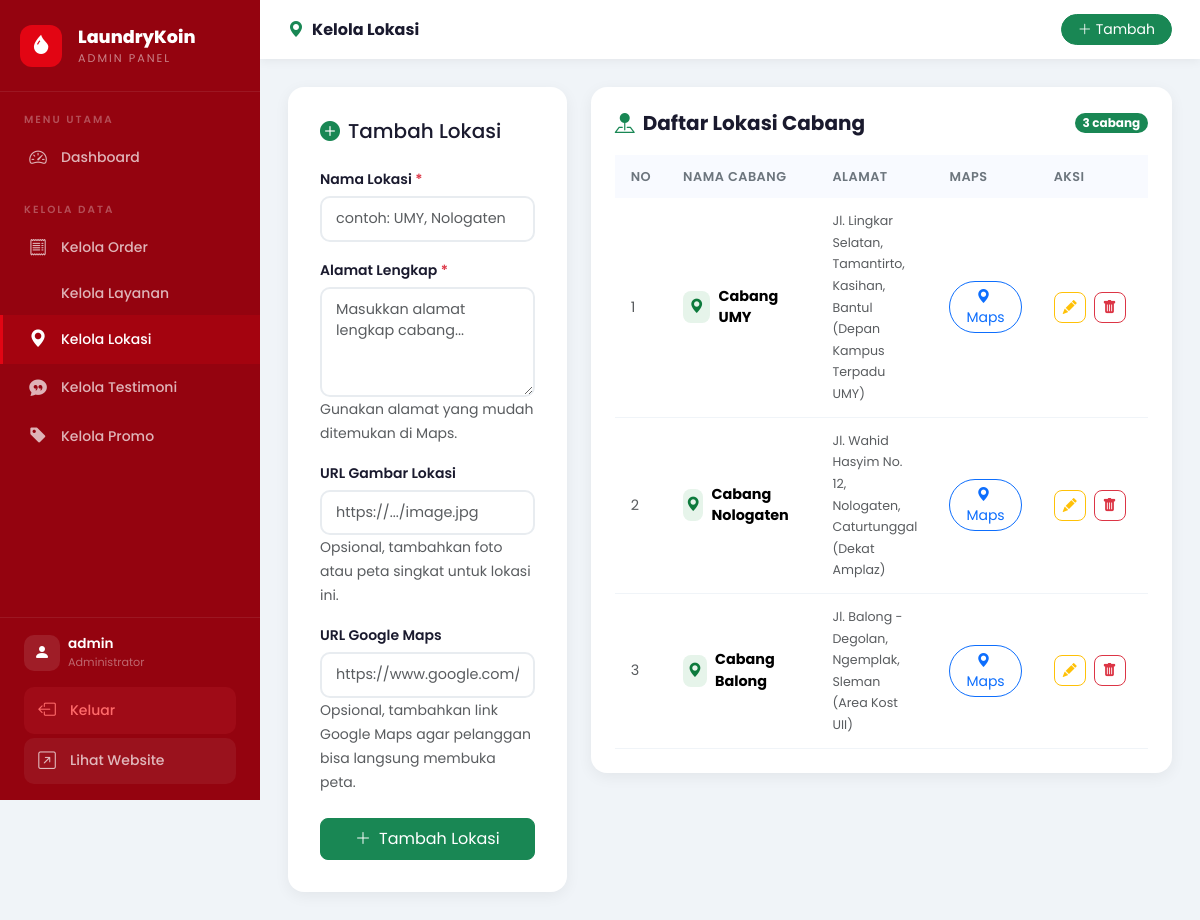
/admin/lokasi.php (signed in), run on the app's committed database.
### tables this page shows
CREATE TABLE `lokasi` (
  `id` INT UNSIGNED NOT NULL AUTO_INCREMENT,
  `nama_lokasi` VARCHAR(255) NOT NULL,
  `alamat` TEXT NOT NULL,
  `image_url` VARCHAR(255) DEFAULT NULL,
  `maps_url` VARCHAR(255) DEFAULT NULL,
  `latitude` DECIMAL(10,7) NOT NULL DEFAULT 0.0,
  `longitude` DECIMAL(10,7) NOT NULL DEFAULT 0.0,
  PRIMARY KEY (`id`)
);

### includes/koneksi.php (called while the page is built, shortened)
<?php
function query(mysqli $koneksi, string $sql)
{
    return mysqli_query($koneksi, $sql);
}

### admin/lokasi.php (the view, shortened to what this page needs)
<?php
require_once __DIR__ . '/../includes/koneksi.php';
$action   = $_GET['action'] ?? 'list';
$edit_data = null;
$all_lokasi = query($koneksi, "SELECT * FROM lokasi ORDER BY id ASC");
?>
<!DOCTYPE html>
<html lang="id">
<head>
    <link rel="stylesheet" href="https://cdn.jsdelivr.net/npm/bootstrap@5.3.2/dist/css/bootstrap.min.css">
    <link rel="stylesheet" href="https://cdn.jsdelivr.net/npm/bootstrap-icons@1.11.3/font/bootstrap-icons.min.css">
    <link rel="stylesheet" href="../assets/css/admin.css">
</head>
<body>
<?php include 'includes/sidebar.php'; ?>
<div class="main-wrapper">
    <div class="admin-topbar">
        <div class="d-flex align-items-center gap-3">
            <div class="topbar-title">
                <i class="bi bi-geo-alt-fill me-2 text-success"></i>Kelola Lokasi
            </div>
        </div>
        <div class="topbar-right">
            <a href="lokasi.php?action=tambah" class="btn btn-success btn-sm rounded-pill px-3">
                <i class="bi bi-plus-lg me-1"></i>Tambah
            </a>
        </div>
    </div>
    <div class="content-area">
        <div class="row g-4">
            <div class="col-lg-4">
                <div class="form-card">
                    <h5 class="fw-700 mb-4">
                        <?php if ($action === 'edit' && $edit_data): ?>
                        <i class="bi bi-pencil-fill text-warning me-2"></i>Edit Lokasi
                        <?php else: ?>
                        <i class="bi bi-plus-circle-fill text-success me-2"></i>Tambah Lokasi
                        <?php endif; ?>
                    </h5>
                    <form method="POST" action="lokasi.php">
                        <div class="mb-3">
                            <label class="form-label">Nama Lokasi <span class="text-danger">*</span></label>
                            <input type="text"
                                   name="nama_lokasi"
                                   class="form-control"
                                   placeholder="contoh: UMY, Nologaten"
                                   value="<?= htmlspecialchars($edit_data['nama_lokasi'] ?? '') ?>"
                                   required>
                        </div>
                        <div class="mb-3">
                            <label class="form-label">Alamat Lengkap <span class="text-danger">*</span></label>
                            <textarea name="alamat"
                                      class="form-control"
                                      rows="4"
                                      placeholder="Masukkan alamat lengkap cabang..."
                                      required><?= htmlspecialchars($edit_data['alamat'] ?? '') ?></textarea>
                            <small class="text-muted">Gunakan alamat yang mudah ditemukan di Maps.</small>
                        </div>
                        <div class="mb-3">
                            <label class="form-label">URL Gambar Lokasi</label>
                            <input type="url"
                                   name="image_url"
                                   class="form-control"
                                   placeholder="https://.../image.jpg"
                                   value="<?= htmlspecialchars($edit_data['image_url'] ?? '') ?>">
                            <small class="text-muted">Opsional, tambahkan foto atau peta singkat untuk lokasi ini.</small>
                        </div>
                        <div class="mb-4">
                            <label class="form-label">URL Google Maps</label>
                            <input type="url"
                                   name="maps_url"
                                   class="form-control"
                                   placeholder="https://www.google.com/maps/..."
                                   value="<?= htmlspecialchars($edit_data['maps_url'] ?? '') ?>">
                            <small class="text-muted">Opsional, tambahkan link Google Maps agar pelanggan bisa langsung membuka peta.</small>
                        </div>
                        <div class="d-grid gap-2">
                            <button type="submit" class="btn btn-success rounded-3 py-2 fw-600">
                                <?php if ($action === 'edit'): ?>
                                <i class="bi bi-save me-2"></i>Simpan Perubahan
                                <?php else: ?>
                                <i class="bi bi-plus-lg me-2"></i>Tambah Lokasi
                                <?php endif; ?>
                            </button>
                        </div>
                    </form>
                </div>
            </div>
            <div class="col-lg-8">
                <div class="data-table-wrap">
                    <div class="table-header">
                        <h5><i class="bi bi-pin-map-fill me-2 text-success"></i>Daftar Lokasi Cabang</h5>
                        <span class="badge bg-success rounded-pill">
                            <?= $all_lokasi ? mysqli_num_rows($all_lokasi) : 0 ?> cabang
                        </span>
                    </div>
                    <div class="table-responsive">
                        <table class="table table-hover mb-0">
                            <thead>
                                <tr>
                                    <th>No</th>
                                    <th>Nama Cabang</th>
                                    <th>Alamat</th>
                                    <th>Maps</th>
                                    <th width="120">Aksi</th>
                                </tr>
                            </thead>
                            <tbody>
                                <?php
                                if ($all_lokasi && mysqli_num_rows($all_lokasi) > 0):
                                    $no = 1;
                                    while ($row = mysqli_fetch_assoc($all_lokasi)):
                                ?>
                                <tr>
                                    <td class="text-muted"><?= $no++ ?></td>
                                    <td>
                                        <div class="d-flex align-items-center gap-2">
                                            <div style="width:32px;height:32px;background:#e6f4ea;border-radius:8px;display:flex;align-items:center;justify-content:center;color:#0d7a3c;font-size:0.9rem">
                                                <i class="bi bi-geo-alt-fill"></i>
                                            </div>
                                            <strong><?= htmlspecialchars($row['nama_lokasi']) ?></strong>
                                        </div>
                                    </td>
                                    <td>
                                        <small class="text-muted"><?= htmlspecialchars($row['alamat']) ?></small>
                                    </td>
                                    <td>
                                        <?php if (!empty($row['maps_url'])): ?>
                                            <a href="<?= htmlspecialchars($row['maps_url']) ?>" target="_blank" class="btn btn-sm btn-outline-primary rounded-pill px-3">
                                                <i class="bi bi-geo-alt-fill me-1"></i>Maps
                                            </a>
                                        <?php else: ?>
                                            <span class="text-muted">-</span>
                                        <?php endif; ?>
                                    </td>
                                    <td>
                                        <a href="lokasi.php?action=edit&id=<?= $row['id'] ?>"
                                           class="btn btn-sm btn-outline-warning me-1" style="border-radius:8px">
                                            <i class="bi bi-pencil-fill"></i>
                                        </a>
                                        <a href="lokasi.php?action=hapus&id=<?= $row['id'] ?>"
                                           class="btn btn-sm btn-outline-danger" style="border-radius:8px"
                                           onclick="return confirm('Hapus lokasi \'<?= htmlspecialchars($row['nama_lokasi']) ?>\'?')">
                                            <i class="bi bi-trash-fill"></i>
                                        </a>
                                    </td>
                                </tr>
                                <?php endwhile; endif; ?>
                            </tbody>
                        </table>
                    </div>
                </div>
            </div>
        </div>
    </div>
</div>
</body>
</html>

### assets/css/admin.css (style rules this page uses)
:root { --sidebar-width: 260px; --brand-red: #e20513; --brand-red-dark: #b1000f; --brand-yellow: #ffd500; --brand-light: #ffffff; --sidebar-bg: #94030f; --sidebar-hover: rgba(255,213,0,0.12); --sidebar-active: rgba(226,5,19,0.20); --bs-primary: #e20513; }
* { box-sizing: border-box; margin: 0; padding: 0; }
body { font-family: 'Poppins', sans-serif; background: #f0f4f8; color: #1a1a2e; display: flex; min-height: 100vh; }
.main-wrapper { margin-left: var(--sidebar-width); flex: 1; display: flex; flex-direction: column; min-height: 100vh; }
.admin-topbar { background: white; padding: 14px 28px; display: flex; align-items: center; justify-content: space-between; box-shadow: 0 2px 10px rgba(0,0,0,0.06); position: sticky; top: 0; z-index: 999; }
.topbar-title { font-size: 1rem; font-weight: 700; color: #1a1a2e; }
.topbar-right { display: flex; align-items: center; gap: 12px; }
.content-area { padding: 28px; flex: 1; }
.data-table-wrap { background: white; border-radius: 16px; padding: 24px; box-shadow: 0 4px 15px rgba(0,0,0,0.06); }
.table-header { display: flex; align-items: center; justify-content: space-between; margin-bottom: 20px; flex-wrap: wrap; gap: 12px; }
.table-header h5 { font-weight: 700; color: #1a1a2e; margin: 0; }
.table thead th { background: #f8faff; font-size: 0.8rem; font-weight: 600; color: #6c757d; text-transform: uppercase; letter-spacing: 0.5px; border: none; padding: 12px 16px; }
.table tbody td { padding: 12px 16px; vertical-align: middle; border-color: #f0f4f8; font-size: 0.9rem; }
.form-card { background: white; border-radius: 16px; padding: 32px; box-shadow: 0 4px 15px rgba(0,0,0,0.06); }
.form-label { font-weight: 600; font-size: 0.875rem; color: #1a1a2e; margin-bottom: 6px; }
.form-control, .form-select { border-radius: 10px; border: 2px solid #e8ecf0; padding: 10px 14px; font-size: 0.9rem; transition: all 0.2s; }

### data on the page
lokasi: nama_lokasi "Cabang UMY", alamat "Jl. Lingkar Selatan, Tamantirto, Kasihan, Bantul (Depan Kampus Terpadu UMY)"
lokasi: nama_lokasi "Cabang Nologaten", alamat "Jl. Wahid Hasyim No. 12, Nologaten, Caturtunggal (Dekat Amplaz)"
lokasi: nama_lokasi "Cabang Balong", alamat "Jl. Balong - Degolan, Ngemplak, Sleman (Area Kost UII)"

### other printed values
$_SESSION['admin_username'] "admin"
mysqli_num_rows($all_lokasi) "3"
